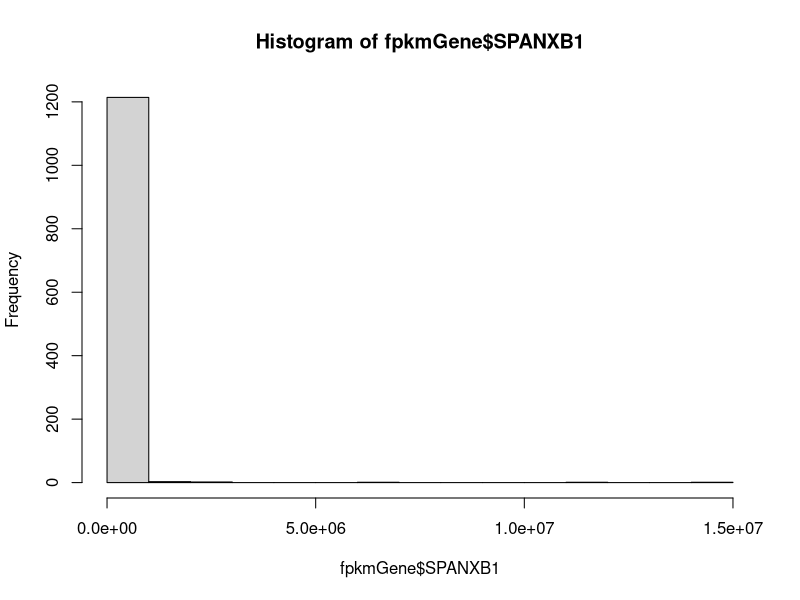
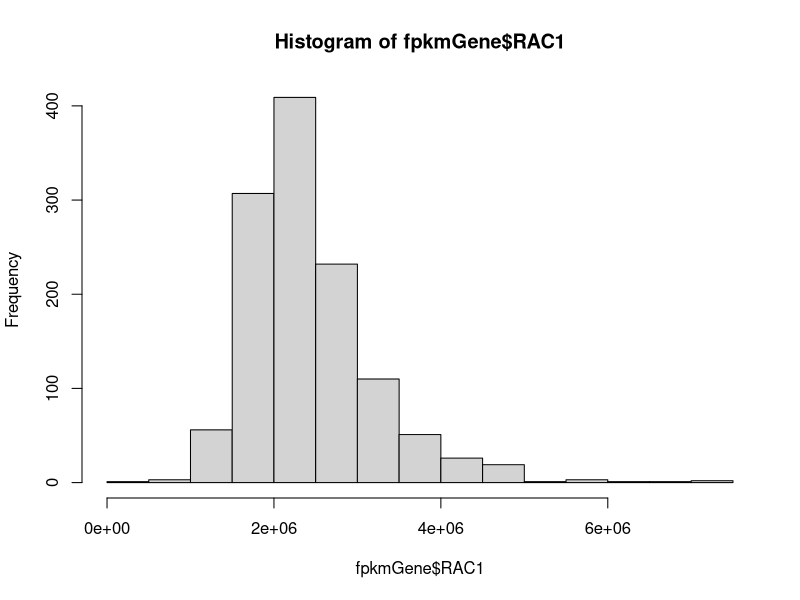
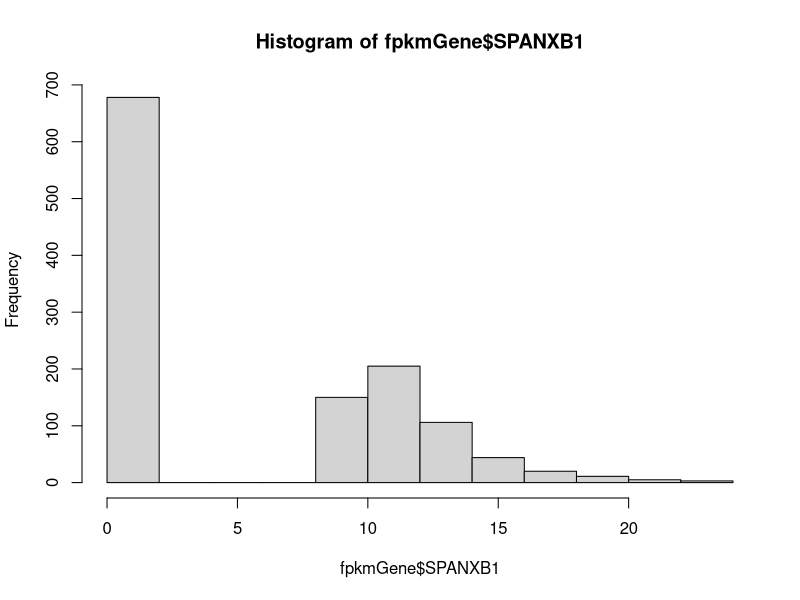
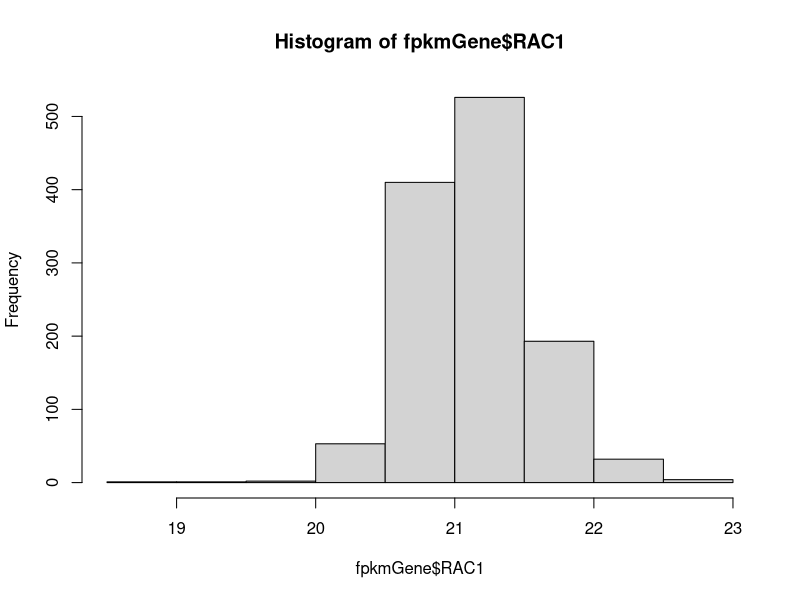

The R script that drew these images, in order: (Note: this script raises an error after producing the figures.)
# analyzing expression data from TCGA 

# load packages
library(dplyr)
library(ggplot2)

# define exclusion subsetting
`%ni%` <- Negate(`%in%`) 

# read in saved data
fpkmGene <- read.table("targetGeneBca.csv")
# see all metadata
colnames(fpkmGene)
# view untransformed distribution
hist(fpkmGene$SPANXB1) # very left skewed 
hist(fpkmGene$RAC1) # slightly left skewed

# log transform gene expression data
fpkmGene[1:7] <- fpkmGene[1:7] + 1 # add one pseudo count to all counts to remove zeros
fpkmGene[1:7] <- log2(fpkmGene[1:7]) # apply log2 transformation

## visualizing data distribution for variables of interest
# not variable or not reported: classification_of_tumor, last_known_disease_status, tumor_grade, progression_or_recurrence, disease_type
hist(fpkmGene$SPANXB1) # left skewed
hist(fpkmGene$RAC1) # fairly normal, slightly left skewed
plot(fpkmGene$shortLetterCode) # same (abbreviations): plot(fpkmGene$definition)
table(fpkmGene$shortLetterCode) 
# 113 NT= normal tissue, 1102 TP= primary tumor, 7 TM= metastatic 
table(fpkmGene$tumor_stage) # same: table(fpkmGene$subtype_Converted.Stage)
table(fpkmGene$subtype_AJCC.Stage)
table(fpkmGene$vital_status) #table(fpkmGene$subtype_Vital.Status) has missing data
table(fpkmGene$morphology)
table(fpkmGene$subtype_Metastasis) # same: table(fpkmGene$subtype_Metastasis.Coded)

# triple negative indicators
table(fpkmGene$subtype_ER.Status)
table(fpkmGene$subtype_PR.Status)
table(fpkmGene$subtype_HER2.Final.Status)

## initial data subsets
# assess number of samples with SPANXB1 expression
SB1 <- fpkmGene %>%
  filter(SPANXB1 > 0) # 544 samples with SPANXB1 expression
meta <- fpkmGene %>%
  filter(shortLetterCode == "TM")
norm <- fpkmGene %>%
  filter(shortLetterCode == "NT")
tum <- fpkmGene %>%
  filter(shortLetterCode == "TP")

## Q1 Compare spanxb1 expression between normal and BC patients
# all "normal" samples are paired with a Bca sample
normVcancer <- rbind(norm, tum)
# unpaired, all data
t.test(SPANXB1 ~ shortLetterCode, data = normVcancer) # p=2.2e-16
table(normVcancer$shortLetterCode) # 113 normal, 1102 tumor
ggplot(normVcancer, aes(shortLetterCode, SPANXB1)) + 
  geom_boxplot() +
  ylab("log2 SPANXB1 expression") +
  xlab("tissue type (unpaired)") +
  scale_x_discrete(labels=c("NT" = "normal", "TP" = "tumor")) +
  geom_boxplot() +
  theme_bw() + 
  theme(axis.text=element_text(size=12), axis.title = element_text(size=12))
#ggsave("figures/SPANXB1unpaired.jpg")
# paired
# create paired sample dataset
normVcancerPaired <- normVcancer %>%
  filter(bcr_patient_barcode %in%
           norm$bcr_patient_barcode)
# find patients with more than 1 tumor sample to pair
normVcancerPaired %>% 
  group_by(patient) %>%
  tally() %>%
  filter(n > 2)
# find patients with only 1 normal sample
normVcancerPaired %>%
  group_by(patient) %>%
  tally() %>%
  filter(n == 1)
# only one sample: TCGA-BH-A0BS 
filter(normVcancerPaired, patient == "TCGA-BH-A0BS")
grep("TCGA-BH-A0BS", normVcancerPaired$patient) # remove 67 (no tumor to pair) 
# three or four samples: TCGA-A7-A0DB, TCGA-A7-A0DC, TCGA-A7-A13E
filter(normVcancerPaired, patient == "TCGA-A7-A0DB")
grep("TCGA-A7-A0DB", normVcancerPaired$patient) # remove 182 and 216 (extra tumor)
filter(normVcancerPaired, patient == "TCGA-A7-A0DC")
grep("TCGA-A7-A0DC", normVcancerPaired$patient) # remove 145 (tumor missing metadata)
filter(normVcancerPaired, patient == "TCGA-A7-A13E")
grep("TCGA-A7-A13E", normVcancerPaired$patient) # remove 221 and 226 (extra tumor)
# remove extra samples
normVcancerPaired <- normVcancerPaired[-c(67, 182, 216, 145, 221, 226),]
# summarize sample counts
table(normVcancerPaired$shortLetterCode) # 112 NT, 112 TP
# perform t test
t.test(SPANXB1 ~ shortLetterCode, data = normVcancerPaired) # 9.122e-09
ggplot(normVcancerPaired, aes(shortLetterCode, SPANXB1)) + 
  ylab("log2 SPANXB1 expression") +
  xlab("tissue type (paired samples)") +
  scale_x_discrete(labels=c("NT" = "normal", "TP" = "tumor")) +
  geom_boxplot() +
  theme_bw() +
  theme(axis.text=element_text(size=12), axis.title = element_text(size=12))
#ggsave("figures/SPANXB1paired.jpg")

## Q2 Compare spanxb1 expression between metastatic vs. non metastatic BC patients
# combine tumor and metastasis samples
tumVmetaAll <- rbind(tum, meta)
table(tumVmetaAll$shortLetterCode) # 7 TM 1102 TP
# perform t test (unpaired data)
t.test(SPANXB1 ~ definition, data = tumVmetaAll) # 0.7794
ggplot(tumVmetaAll, aes(definition, SPANXB1)) + 
  ylab("log2 SPANXB1 expression") +
  xlab("tissue type") +
  scale_x_discrete(labels=c("TM" = "metastatic", "TP" = "primary tumor")) +
  geom_boxplot() +
  theme_bw() +
  theme(axis.text=element_text(size=12), axis.title = element_text(size=12))
#ggsave("figures/SPANXB1unpairedMetastasis.jpg")
# remove TP for metastatic patients 
TPnoMeta <- tum %>%
  filter(bcr_patient_barcode %ni%
           meta$bcr_patient_barcode)
TPnoMeta <- rbind(TPnoMeta, meta)
# summarize sample counts
table(TPnoMeta$shortLetterCode) # TM 7, TP 1095
# perform t test (unpaired data, with TP from metastasis patients removed)
t.test(SPANXB1 ~ shortLetterCode, data = TPnoMeta) # p=0.7739
ggplot(TPnoMeta, aes(definition, SPANXB1)) + 
  ylab("log2 SPANXB1 expression") +
  xlab("tissue type") +
  scale_x_discrete(labels=c("TM" = "metastatic", "TP" = "primary tumor")) +
  geom_boxplot() +
  theme_bw() +
  theme(axis.text=element_text(size=12), axis.title = element_text(size=12))
#ggsave("figures/SPANXB1unpairedMetastasisFiltered.jpg")
# paired
# create paired metastatic/nonmetastatic sample dataset
tumMet <- tum %>%
  filter(bcr_patient_barcode %in%
           meta$bcr_patient_barcode)
tumVmetPaired <- rbind(tumMet, meta)
# summarize sample counts
table(tumVmetPaired$shortLetterCode) # 7 pairs
# perform t test
t.test(SPANXB1 ~ shortLetterCode, data = tumVmetPaired) # 0.4917
ggplot(tumVmetPaired, aes(shortLetterCode, SPANXB1)) + 
  ylab("log2 SPANXB1 expression") +
  xlab("tissue type (paired samples)") +
  scale_x_discrete(labels=c("TM" = "metastatic", "TP" = "tumor")) +
  geom_boxplot() +
  theme_bw() +
  theme(axis.text=element_text(size=12), axis.title = element_text(size=12))
#ggsave("figures/SPANXB1pairedMetastasis.jpg")

## Q3 Compare spanxb1 expression with clinical stages of BC patients
table(fpkmGene$subtype_AJCC.Stage) # missing data are "[Not Available]"
table(fpkmGene$tumor_stage) # missing data are "not reported"
# compare AJCC stages
AJCC <- tum %>%
  filter(subtype_AJCC.Stage != "[Not Available]") %>%
  filter(subtype_AJCC.Stage != "Stage X")
table(AJCC$subtype_AJCC.Stage)
# perform ANOVA
summary(aov(SPANXB1 ~ subtype_AJCC.Stage, data = AJCC)) # 0.907
ggplot(AJCC, aes(subtype_AJCC.Stage, SPANXB1)) + 
  ylab("log2 SPANXB1 expression") +
  xlab("stage") +
  scale_x_discrete(labels=c("Stage I" = "I", "Stage IA" = "IA", "Stage IB" = "IB", "Stage II" = "II", "Stage IIA" = "IIA", "Stage IIB" = "IIB", "Stage III" = "III", "Stage IIIA" = "IIIA", "Stage IIIB" = "IIIB", "Stage IIIC" = "IIIC", "Stage IV" = "IV")) +
  geom_boxplot() +
  theme_bw() 
#ggsave("figures/SPANXB1.AJCC.jpg")
# compare tumor stages
stage <- tum %>%
  filter(tumor_stage != "not reported") %>%
  filter(tumor_stage != "stage x")
table(stage$tumor_stage)
# perform ANOVA
summary(aov(SPANXB1 ~ tumor_stage, data = stage)) #p=0.514
ggplot(stage, aes(tumor_stage, SPANXB1)) + 
  ylab("log2 SPANXB1 expression") +
  xlab("stage") +
  scale_x_discrete(labels=c("stage i" = "I", "stage ia" = "IA", "stage ib" = "IB", "stage ii" = "II", "stage iia" = "IIA", "stage iib" = "IIB", "stage iii" = "III", "stage iiia" = "IIIA", "stage iiib" = "IIIB", "stage iiic" = "IIIC", "stage iv" = "IV")) +
  geom_boxplot() +
  theme_bw() 
#ggsave("figures/SPANXB1.stage.jpg")

## Q4 Compare spanxb1 expression between ER/PR/HER2 positive vs. ER/PR/HER2 negative (a.k.a.TNBC) patients
# extract triple negative from tumor samples
TNBCneg <- tum %>% 
  filter(subtype_ER.Status == "Negative" & subtype_PR.Status == "Negative" & subtype_HER2.Final.Status == "Negative") %>%
  mutate(triple = "negative")
# extract triple positive from tumor samples
TNBCpos <- tum %>% 
  filter(subtype_ER.Status == "Positive" & subtype_PR.Status == "Positive" & subtype_HER2.Final.Status == "Positive") %>%
  mutate(triple = "positive")
# combine triple negative and all positive
TNBCboth <- rbind(TNBCneg, TNBCpos) # 118 TNBC, 59 all positive
# perform t test 
t.test(SPANXB1 ~ triple, data=TNBCboth) # 0.06836
ggplot(TNBCboth, aes(triple, SPANXB1)) + 
  ylab("log2 SPANXB1 expression") +
  xlab("ER/PR/HER2 status") +
  geom_boxplot() +
  theme_bw() +
  theme(axis.text=element_text(size=12), axis.title = element_text(size=12))
#ggsave("figures/SPANXB1TNBC.jpg")

## Q5 Compare spanxb1 expression between metastatic vs. non metastatic TNBC patients
table(TNBCneg$shortLetterCode) #no TNBC neg or pos are metastatic

## Q6 Compare spanxb1 expression with survival outcome of TNBC patients
table(TNBCneg$vital_status) # 100 alive, 18 dead 
# SPANXB1 and vital status
t.test(SPANXB1 ~ vital_status, data=TNBCneg) # 0.1257
ggplot(TNBCneg, aes(vital_status, SPANXB1)) + 
  ylab("log2 SPANXB1 expression") +
  xlab("vital status") +
  geom_boxplot() +
  theme_bw() +
  theme(axis.text=element_text(size=12), axis.title = element_text(size=12))
#ggsave("figures/SPANXB1.TNBCneg.vital.jpg")
# SPANXB1 and time to death

## Q7 Compare spanxb1 expression with survival outcome of ER/PR/HER2 positive patients alone and in combination (e.g., co-expression of genes)
table(TNBCpos$vital_status) # 52 alive, 7 dead 
# SPANXB1 and vital status
t.test(SPANXB1 ~ vital_status, data=TNBCpos) # 0.9511
ggplot(TNBCpos, aes(vital_status, SPANXB1)) + 
  ylab("log2 SPANXB1 expression") +
  xlab("vital status") +
  geom_boxplot() +
  theme_bw() +
  theme(axis.text=element_text(size=12), axis.title = element_text(size=12))
#ggsave("figures/SPANXB1.TNBCpos.vital.jpg")

## Q8 Compare RAC1/SPANXB1 expression together in normal vs. TNBC
normTNBC <- rbind(norm, TNBCneg[,-92])
ggplot(normTNBC, aes(SPANXB1, RAC1, col=shortLetterCode)) +
  geom_point() +
  theme_bw()
# logistic regression (unequal groupings)?

## Q9 Compare RAC1/SPANXB1 expression in metastatic vs. not met TNBC
table(TNBCneg$shortLetterCode) #no TNBC neg are metastatic

## Q10 Compare RAC1/SPANXB1 expression with survival of TNBC
TNBCneg
ggplot(TNBCneg, aes(log(SPANXB1), log(RAC1), col=vital_status)) +
  geom_point() +
  theme_bw()
# logistic regression (unequal groupings)?
q10model1 <- glm(vital_status ~ SPANXB1, data = TNBCneg, family = binomial())
confint(q10model1, parm = "SPANXB1")
exp(coef(q10model1)["SPANXB1"])
exp(confint(q10model1, parm = "SPANXB1"))
summary(q10model1)
q10model2 <- glm(vital_status ~ SPANXB1 + RAC1, data = TNBCneg, family = binomial())
summary(q10model2)
anova(q10model1, q10model2, test = "Chisq")

## use Wilcoxin signed-rank or Mann-Whitney for small sample sizes?

## correct for multiple comparisons?

## transform data, or otherwise manage counts of zero?
# log transform data
# rlog from DESeq2

## permutation tests (requires at least two groups of six samples)
# calculate test statistic for dataset
# permute labels on samples at random 1000 times
# recalculate test statistic for each of 1000 permuted datasets
# calculate percentage of permuted test statistics exceed original
